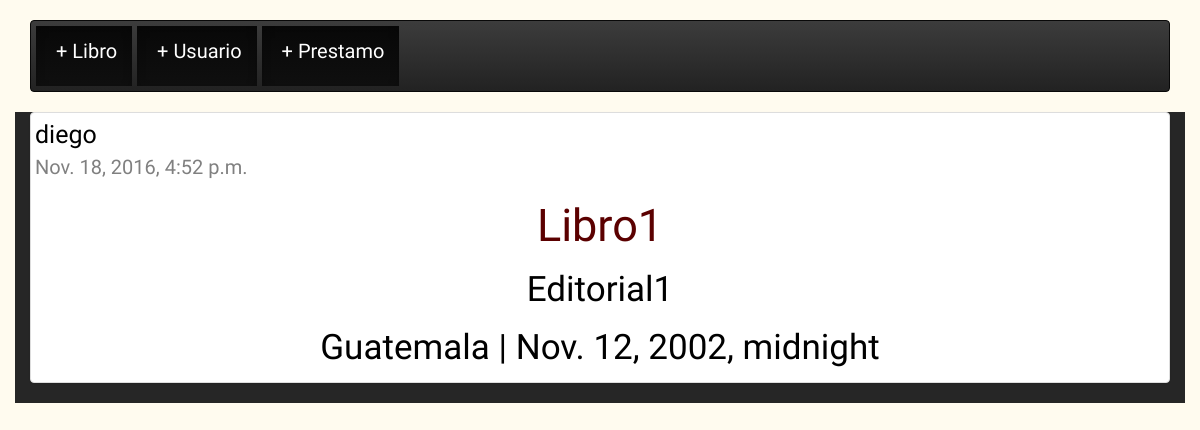
The app's page / (signed in) with its own data.
### exfinal/models.py (models this page shows, shortened)
class Libros(models.Model):
    user = models.ForeignKey('auth.User')
    ISBN = models.CharField(max_length = 13)
    titulo = models.CharField(max_length=200)
    Autor =models.CharField(max_length=200)
    Editorial = models.CharField(max_length=200)
    Pais = models.CharField(max_length=200)
    Anio = models.DateTimeField(auto_now=False, auto_now_add=False)
    created_date = models.DateTimeField(
            default=timezone.now)

### exfinal/views.py (the view)
# urls.py: url(r'^$', post_views.lista, name ="lista"),
def lista(request):
    queryset = Libros.objects.all().order_by("-created_date")
    if request.user.is_authenticated():
        context = {
            "object_list": queryset,
        }
    else:
        context = {
            "title": "Inicie sesion para ver la lista de articulos"
        }
    return render(request,"index.html",context)

### exfinal/templates/index.html (shortened to what this page needs)
{% extends "base.html"%}
{% block content%}
<head>
</head>
  <body style="background-color:#fffbef">
        <nav class="navbar navbar-inverse" role="navigation">{% csrf_token %}
          <ul class="nav navbar-nav"  style="padding-left:5px">
              <li class="active" style="padding-right:5px;padding-top:5px;padding-bottom:5px"><a href="http://127.0.0.1:8000/nuevo/"><p style="color:white;text-align:right" id="cont">&nbsp;+ Libro</p></a></li>
              <li class="active " style="padding-right:5px;padding-top:5px;padding-bottom:5px" ><a href="http://127.0.0.1:8000/usuario/"><p style="color:white;text-align:right" id="cont">&nbsp;+ Usuario</p></a></li>
              <li class="active " style="padding-top:5px;padding-bottom:5px" ><a href="http://127.0.0.1:8000/prestamo/"><p style="color:white;text-align:right" id="cont">&nbsp;+ Prestamo</p></a></li>
          </ul>
      </nav>
<div class='col-sm-16 col-sm-offset-1.5' style="background-color:#000000">
    {% for obj in object_list %}
<div class="row" style="background-color:#262626">
  <div class="col-sm-12" >
    <div class="thumbnail">
        <small id='usr' style="color:black; font-size:25">{{obj.user}}  <p id='usr' style="align:right;font-size:20px; color:gray">{{obj.created_date}}</p></small>
          <h2 id='cont' style="font-size:45px; color:#5b0000" >{{obj.titulo}}</h2>
          <h2 id='cont' style="font-size:35px" > {{obj.Editorial}}  </h2>
         <h2 id='cont' style="font-size:35px" >{{obj.Pais}} | {{obj.Anio}} </h2>
      </div>
    </div>
  </div>
    {% endfor %}
</div>
</body>
{% endblock content%}

### exfinal/static/css/base.css (style rules this page uses)
#usr { font-family: 'Ceviche One', cursive; font-size: 30px; color:#6d0000; }
#cont { text-align: center; font-family: 'Marcellus SC', serif; font-size: 20px; color: black; }

### records on screen
Libros: user "diego", created_date "Nov. 18, 2016, 4:52 p.m.", titulo "Libro1", Editorial "Editorial1", Pais "Guatemala", Anio "Nov. 12, 2002, midnight"
